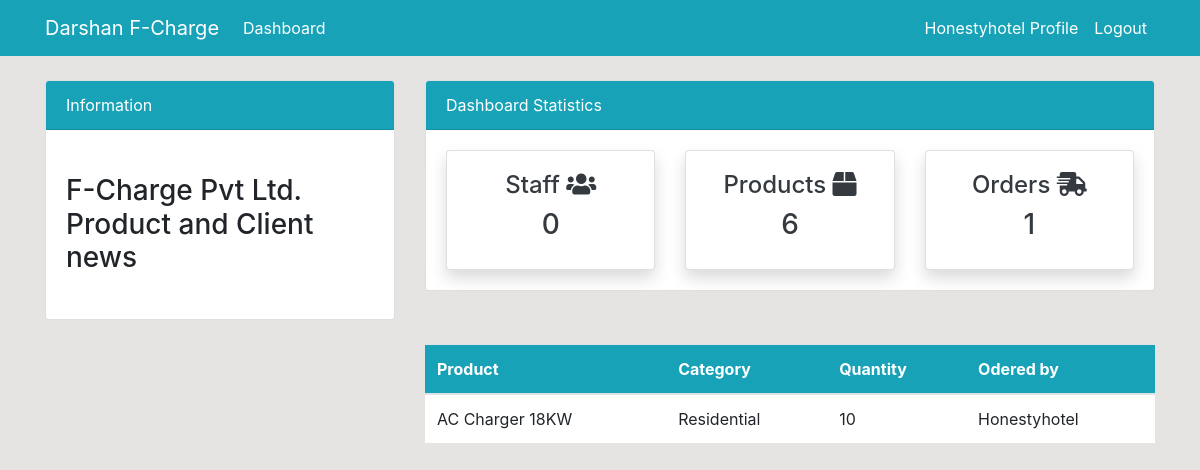
The app's page /order/ (signed in) with its own data.
### dashboard/models.py (models this page shows, shortened)
class Order(models.Model):
    product = models.ForeignKey(Product, on_delete=models.CASCADE, null=True)
    customer = models.ForeignKey(User, on_delete=models.CASCADE, null=True)
    order_quantity = models.PositiveIntegerField(null=True)

class Product(models.Model):
    name = models.CharField(max_length=100, null=True)
    quantity = models.PositiveIntegerField(null=True)
    category = models.CharField(max_length=50, choices=CATEGORY, null=True)

### dashboard/views.py (the view)
# urls.py: path('order/', views.order, name='dashboard-order'),
@login_required(login_url='user-login')
def order(request):
    orders = Order.objects.all()
    order_count = orders.count()
    customer = User.objects.filter(groups=2)
    customer_count = customer.count()
    products = Product.objects.all()
    product_count = products.count()
    context = {
        'orders': orders,
        'customer_count': customer_count,
        'product_count': product_count,
        'order_count': order_count,
    }
    return render(request, 'dashboard/order.html', context)

### templates/dashboard/order.html (shortened to what this page needs)
{% extends 'partials/base.html' %}
{% block content %}
{% include 'partials/topside.html' %}
<div class="row my-4">
    <div class="col-md-4"></div>
    <div class="col-md-8">
        <table class="table bg-white">
            <thead class="bg-info text-white">
                <tr>
                    <th scope="col">Product</th>
                    <th scope="col">Category</th>
                    <th scope="col">Quantity</th>
                    <th scope="col">Odered by</th>
                </tr>
            </thead>
            <tbody>
                {% for order in orders %}
                <tr>
                    <td>{{ order.product.name }}</td>
                    <td>{{ order.product.category }}</td>
                    <td>{{ order.order_quantity }}</td>
                    <td>{{ order.customer.username }}</td>
                </tr>
                {% endfor %}
            </tbody>
        </table>
    </div>
</div>
{% endblock %}

### templates/partials/nav.html (shortened to what this page needs)
<nav class="navbar navbar-expand-lg navbar-info bg-info">
    <div class="container">
        {% if user.is_authenticated %}
        <a class="navbar-brand text-white" href="{% url 'dashboard-index' %}">Darshan F-Charge</a>
        <div class="collapse navbar-collapse" id="navbarSupportedContent">
            <ul class="navbar-nav mr-auto">
                <li class="nav-item active">
                    <a class="nav-link text-white" href="{% url 'dashboard-index' %}">Dashboard </a>
                </li>
            </ul>
            <ul class="navbar-nav ml-auto">
                <li class="nav-item active">
                    <a class="nav-link text-white" href="{% url 'user-profile' %}">{{ user.username }} Profile
                        <span class="sr-only">(current)</span></a>
                </li>
                <li class="nav-item">
                    <a class="nav-link text-white" href="{% url 'user-logout' %}">Logout</a>
                </li>
            </ul>
            {% endif %}
        </div>
    </div>
</nav>

### static/style.css (style rules this page uses)
body { background: rgb(230, 227, 227); }

### records on screen
Order: product.name "AC Charger 18KW", product.category "Residential", order_quantity "10", customer.username "Honestyhotel"

### other values on screen
{{ user.username }} "Honestyhotel"
{{ customer_count }} "0"
{{ product_count }} "6"
{{ order_count }} "1"
